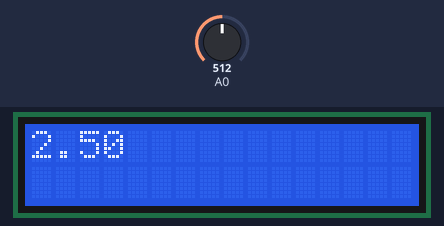
A sketch run on a simulated Arduino Uno, built with avr-gcc and run on an emulated ATmega328P. Shown: 16×2 character LCD. Inputs (shaded band) come from the test bench; at power-on: A0 = 512. What the sketch prints to the serial monitor is not drawn.

Above: at 1.2 s.
1.3 s: A0 set to 716
At 6.5 s:
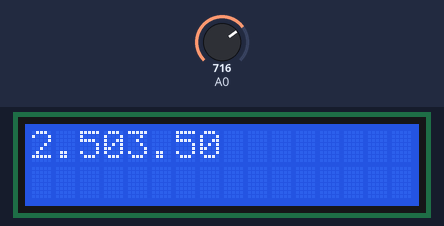
11.5 s: A0 set to 900
At 15.6 s:
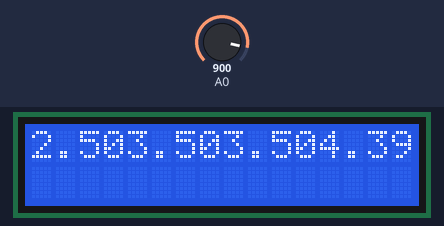
Timing chart, 0 to 17.1 s (numbered marks = the images above; inputs shaded):
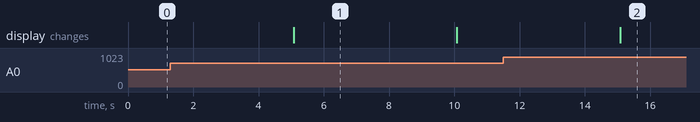

Measured:
- after the input at 11.5 s, the display: changes after 3.6 s (image 2)
- what the display in image 1 shows lasts 5.0 s, from 5.1 s to 10.1 s

The sketch:

Tegangan.ino
```cpp
#include <Wire.h>  //library untuk memulai komunikasi I2C
#include <LiquidCrystal_I2C.h> //library untuk LCD
LiquidCrystal_I2C lcd(0x27, 16, 2); //mengatur alamat untuk LCD 16x2

void setup() {
  lcd.init(); //memulai LCD
  lcd.backlight(); //menyalakan atau mematikan lampu backlight pada LCD
  Serial.begin(9600); //Baud rate: 9600

}
void loop() {
  int sensorValue = analogRead(A0);// read the input on analog pin 0:
  float voltage = sensorValue * (5.0 / 1024.0); // Convert the analog reading (which goes from 0 - 1023) to a voltage (0 - 5V):
  Serial.println(voltage); // print out the value you read:
  lcd.print(voltage);
  delay(5000);

}
```
